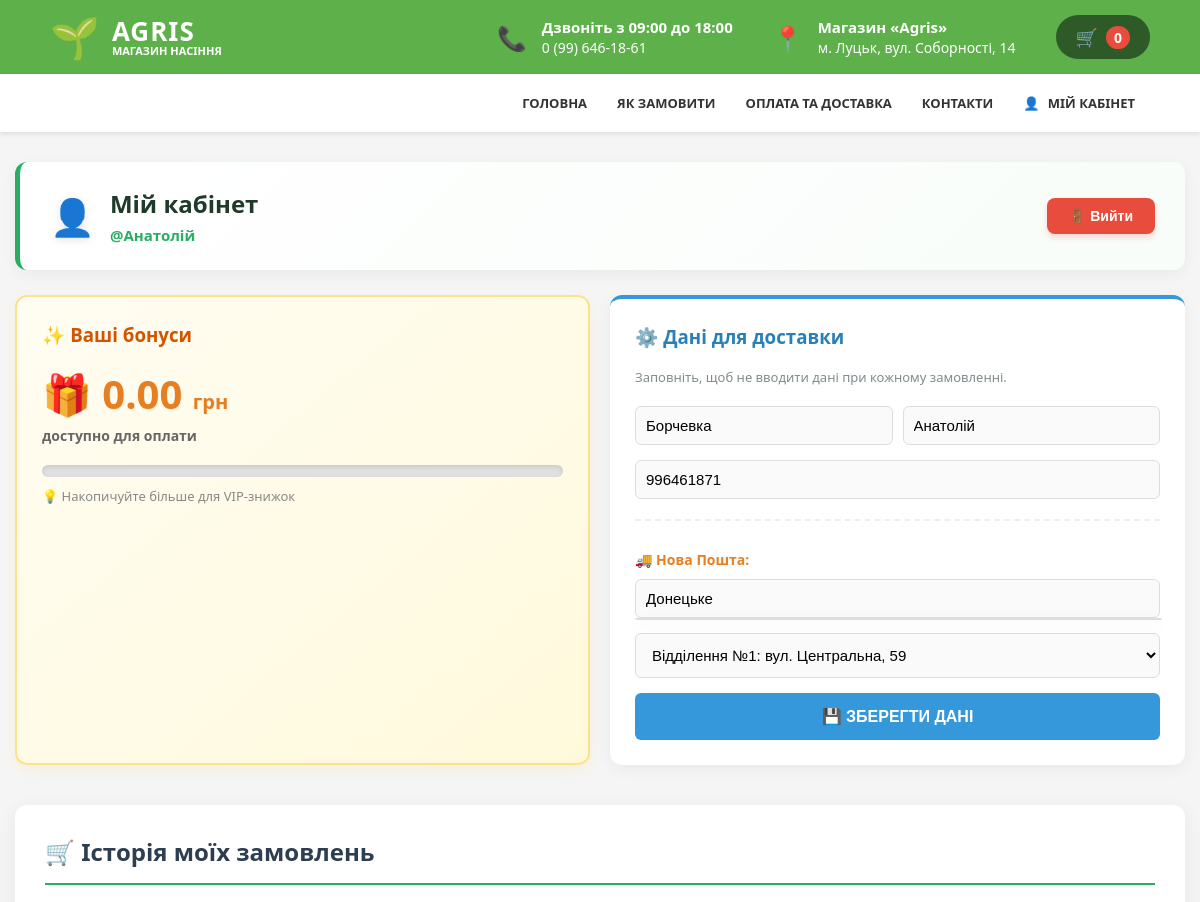
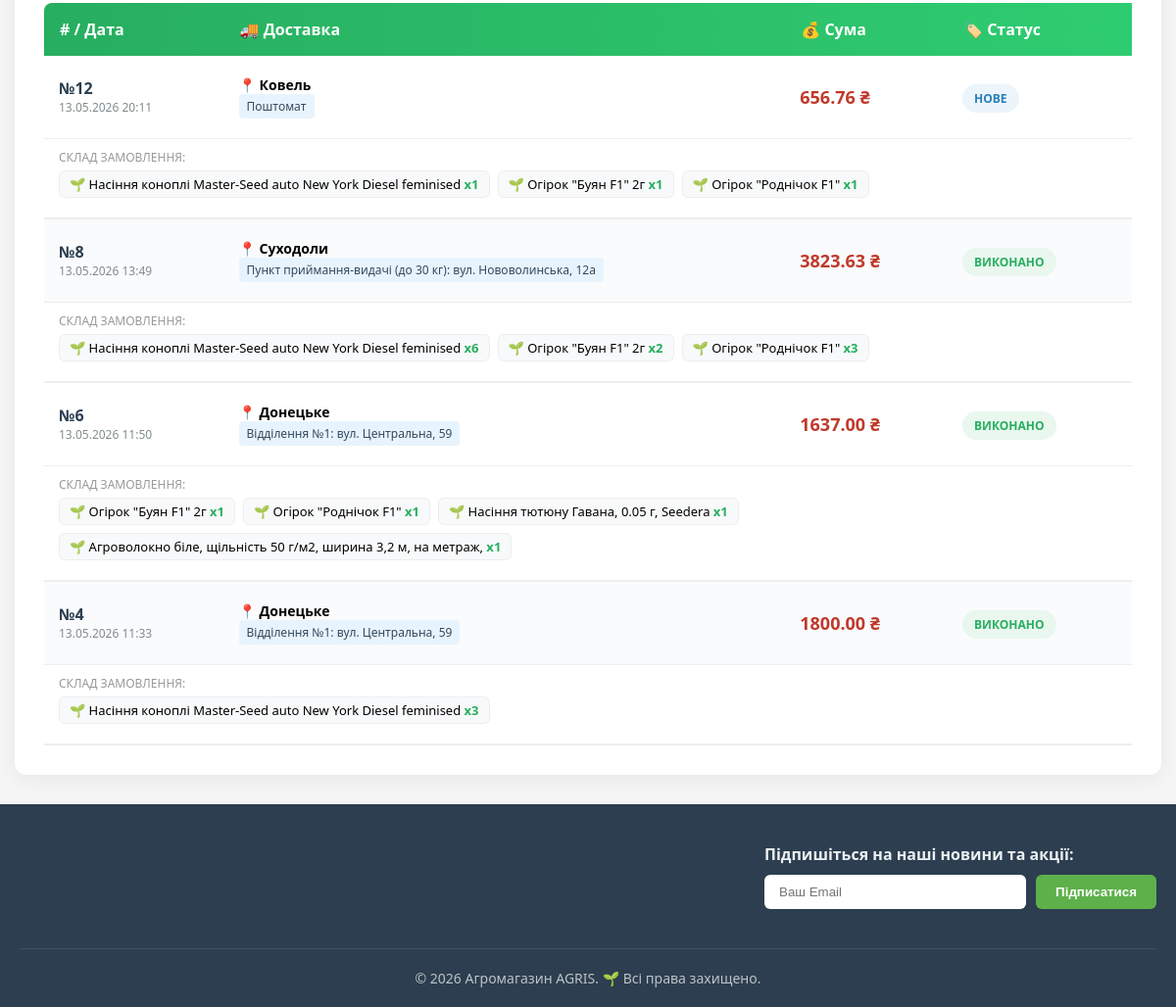
The page /cabinet/ (signed in) on the database its author committed (2 pictures, top to bottom).
### shop/models.py (models this page shows, shortened)
class Profile(models.Model):
    user = models.OneToOneField(User, on_delete=models.CASCADE, related_name='profile')
    bonuses = models.DecimalField(max_digits=10, decimal_places=2, default=0, verbose_name="Бонуси")
    first_name = models.CharField(max_length=50, blank=True, null=True, verbose_name="Ім'я")
    last_name = models.CharField(max_length=50, blank=True, null=True, verbose_name="Прізвище")
    middle_name = models.CharField(max_length=50, blank=True, null=True, verbose_name="По батькові")
    phone = models.CharField(max_length=20, blank=True, null=True, verbose_name="Телефон")
    city = models.CharField(max_length=100, blank=True, null=True, verbose_name="Місто")
    warehouse = models.CharField(max_length=255, blank=True, null=True, verbose_name="Відділення НП")
    index = models.CharField(max_length=20, blank=True, null=True, verbose_name="Індекс")

class Order(models.Model):
    STATUS_CHOICES = [('new', 'Нове'), ('sent', 'Відправлено'), ('done', 'Виконано')]
    user = models.ForeignKey(User, on_delete=models.CASCADE, verbose_name="Користувач")
    last_name = models.CharField(max_length=50, verbose_name="Прізвище")
    first_name = models.CharField(max_length=50, verbose_name="Ім'я")
    middle_name = models.CharField(max_length=50, blank=True, null=True, verbose_name="По батькові")
    phone = models.CharField(max_length=20, verbose_name="Телефон")
    city = models.CharField(max_length=100, verbose_name="Місто/Село")
    warehouse = models.CharField(max_length=255, verbose_name="Відділення")
    total_price = models.DecimalField(max_digits=10, decimal_places=2, verbose_name="Загальна сума")
    status = models.CharField(max_length=10, choices=STATUS_CHOICES, default='new', verbose_name="Статус")
    created_at = models.DateTimeField(auto_now_add=True, verbose_name="Дата")
    bonuses_awarded = models.BooleanField(default=False, verbose_name="Бонуси нараховано")
    class Meta:
        verbose_name = "Замовлення"
        verbose_name_plural = "Замовлення"

class OrderItem(models.Model):
    order = models.ForeignKey(Order, on_delete=models.CASCADE, related_name='items', verbose_name="Замовлення")
    product = models.ForeignKey(Product, on_delete=models.PROTECT, verbose_name="Товар")
    quantity = models.PositiveIntegerField(default=1, verbose_name="Кількість")
    price = models.DecimalField(max_digits=10, decimal_places=2, verbose_name="Ціна продажу")
    class Meta:
        verbose_name = "Товар у замовленні"
        verbose_name_plural = "Товари у замовленні"

class Product(models.Model):
    category = models.ForeignKey(Category, on_delete=models.CASCADE, verbose_name="Категорія")
    title = models.CharField(max_length=100, verbose_name="Назва товару")
    price = models.DecimalField(max_digits=10, decimal_places=2, verbose_name="Ціна")
    description = models.TextField(verbose_name="Опис товару", blank=True, null=True)
    image = models.ImageField(upload_to='products/', blank=True, null=True, verbose_name="Фото")
    created_at = models.DateTimeField(auto_now_add=True, verbose_name="Створено о")
    updated_at = models.DateTimeField(auto_now=True, verbose_name="Оновлено о")
    class Meta:
        verbose_name = "Товар"
        verbose_name_plural = "Товари"

### shop/views.py (the view)
# urls.py: path('cabinet/', views.cabinet, name='cabinet'),
@login_required
def cabinet(request):
    profile, _ = Profile.objects.get_or_create(user=request.user)
    if request.method == 'POST':
        profile_form = ProfileForm(request.POST, instance=profile)
        if profile_form.is_valid():
            profile_form.save()
            messages.success(request, 'Ваші дані збережено!')
            return redirect('cabinet')
    else:
        profile_form = ProfileForm(instance=profile)
    status_filter = request.GET.get('status')
    if request.user.is_staff:
        orders_list = Order.objects.all().prefetch_related('items__product')
    else:
        orders_list = Order.objects.filter(user=request.user).prefetch_related('items__product')
    if status_filter in ['new', 'sent', 'done']:
        orders_list = orders_list.filter(status=status_filter)
    orders_list = orders_list.order_by('-created_at')
    paginator = Paginator(orders_list, 5)
    page_number = request.GET.get('page')
    orders = paginator.get_page(page_number)
    ctx = base_context()
    ctx.update({
        'orders': orders,
        'profile': profile,
        'profile_form': profile_form,
        'current_status_filter': status_filter
    })
    return render(request, 'shop/cabinet.html', ctx)

### shop/forms.py
class NewsletterForm(forms.ModelForm):
    class Meta:
        model = Newsletter
        fields = ['email']
        widgets = {
            'email': forms.EmailInput(attrs={
                'class': 'newsletter-input',
                'placeholder': 'Ваш email...',
                'required': True
            }),
        }

### shop/views.py (called while the page is built)
def base_context():
    return {
        'categories': Category.objects.filter(parent=None).prefetch_related('subcategories'),
        'newsletter_form': NewsletterForm(),
    }

### shop/templates/shop/cabinet.html (shortened to what this page needs)
{% extends 'shop/base.html' %}
{% block content %}
<div class="cabinet-hero" style="background: linear-gradient(135deg, #fff, #f8fdf9); padding: 25px 30px; border-radius: 12px; box-shadow: 0 4px 15px rgba(0,0,0,0.05); border-left: 5px solid #27ae60; display: flex; justify-content: space-between; align-items: center; flex-wrap: wrap; gap: 15px; margin-bottom: 25px;">
    <div style="display: flex; align-items: center; gap: 15px;">
        <div style="font-size: 36px; filter: drop-shadow(0 2px 4px rgba(0,0,0,0.1));">{% if user.is_staff %}⚙️{% else %}👤{% endif %}</div>
        <div>
            <h1 style="margin: 0; font-size: 24px; color: #1e3a2b; font-weight: 800;">
                {% if user.is_staff %}Адмін-панель{% else %}Мій кабінет{% endif %}
            </h1>
            <p style="margin: 5px 0 0 0; color: #27ae60; font-size: 15px; font-weight: bold;">@{{ user.first_name|default:user.username }}</p>
        </div>
    </div>
    <form action="{% url 'logout' %}" method="post">
        <button type="submit" style="background: #e74c3c; color: white; padding: 10px 22px; border: none; border-radius: 8px; cursor: pointer; font-weight: bold; font-size: 14px; box-shadow: 0 4px 6px rgba(231, 76, 60, 0.2); transition: 0.2s;" onmouseover="this.style.background='#c0392b'; this.style.transform='translateY(-2px)'" onmouseout="this.style.background='#e74c3c'; this.style.transform='translateY(0)'">🚪 Вийти</button>
    </form>
</div>
{% if not user.is_staff %}
<div class="checkout-grid" style="display: grid; grid-template-columns: repeat(auto-fit, minmax(300px, 1fr)); gap: 20px; margin-bottom: 40px;">
    {% if user.profile %}
    <div style="background: linear-gradient(to bottom right, #fffdf2, #fff9dc); border: 2px solid #fce28b; padding: 25px; border-radius: 12px; box-shadow: 0 5px 15px rgba(241, 196, 15, 0.1);">
        <h3 style="margin-top: 0; color: #d35400;">✨ Ваші бонуси</h3>
        <div style="font-size: 40px; color: #e67e22; font-weight: 900; margin-bottom: 5px; text-shadow: 1px 1px 0px rgba(0,0,0,0.05);">🎁 {{ user.profile.bonuses }} <span style="font-size: 20px;">грн</span></div>
        <div style="color: #666; margin-bottom: 20px; font-size: 14px; font-weight: bold;">доступно для оплати</div>
        {% with total=user.profile.bonuses %}
        <div>
            <div style="background: #e0e0e0; border-radius: 10px; height: 12px; overflow: hidden; margin-bottom: 10px; box-shadow: inset 0 2px 4px rgba(0,0,0,0.1);">
            </div>
            {% if total < 500 %}
                <p style="font-size: 13px; color: #888; margin: 0;">💡 Накопичуйте більше для VIP-знижок</p>
            {% else %}
                <p style="font-size: 14px; color: #d35400; font-weight: 800; margin: 0;">🏆 VIP статус активовано! Знижка 10%</p>
            {% endif %}
        </div>
        {% endwith %}
    </div>
    {% endif %}
    <div style="background: white; padding: 25px; border-radius: 12px; box-shadow: 0 4px 15px rgba(0,0,0,0.05); border-top: 4px solid #3498db;">
        <h3 style="margin-top: 0; color: #2980b9;">⚙️ Дані для доставки</h3>
        <p style="font-size: 13px; color: #7f8c8d; margin-bottom: 20px;">Заповніть, щоб не вводити дані при кожному замовленні.</p>
        <form method="post" action="{% url 'cabinet' %}">
            <div style="display: flex; gap: 10px; margin-bottom: 15px;">
                <div style="flex: 1;">{{ profile_form.last_name }}</div>
                <div style="flex: 1;">{{ profile_form.first_name }}</div>
            </div>
            <div style="margin-bottom: 15px;">{{ profile_form.phone }}</div>
            <div style="border-top: 2px dashed #eee; margin: 20px 0 15px 0; padding-top: 15px;">
                <p style="font-size: 14px; font-weight: bold; margin-bottom: 10px; color: #e67e22;">🚚 Нова Пошта:</p>
                <div style="position:relative; margin-bottom: 15px;">
                    {{ profile_form.city }}
                    <div id="city-suggestions" class="suggestions-box"></div>
                </div>
                <div style="margin-bottom: 15px;">
                    <select id="warehouse-select" class="modern-input" style="width: 100%; padding: 12px; border: 1px solid #ddd; border-radius: 6px;">
                        {% if user.profile.warehouse %}
                            <option value="{{ user.profile.warehouse }}">{{ user.profile.warehouse }}</option>
                        {% else %}
                            <option value="">Спочатку оберіть місто</option>
                        {% endif %}
                    </select>
                </div>
            </div>
            <button type="submit" style="width: 100%; background: #3498db; color: white; padding: 14px; border: none; border-radius: 6px; font-weight: bold; font-size: 16px; cursor: pointer; transition: background 0.3s;" onmouseover="this.style.background='#2980b9'" onmouseout="this.style.background='#3498db'">💾 ЗБЕРЕГТИ ДАНІ</button>
        </form>
    </div>
</div>
{% endif %}
<div style="background: white; padding: 30px; border-radius: 12px; box-shadow: 0 4px 20px rgba(0,0,0,0.06);">
    <h2 style="margin-top: 0; color: #2c3e50; border-bottom: 2px solid #27ae60; padding-bottom: 15px; margin-bottom: 20px;">
        {% if user.is_staff %}📦 Всі замовлення магазину{% else %}🛒 Історія моїх замовлень{% endif %}
    </h2>
    {% if orders %}
        <div style="overflow-x: auto;">
        <table style="width: 100%; border-collapse: separate; border-spacing: 0; text-align: left; min-width: 800px;">
            <thead>
                <tr style="background: linear-gradient(90deg, #27ae60, #2ecc71); color: white;">
                    <th style="padding: 16px; border-radius: 8px 0 0 0;"># / Дата</th>
                    <th style="padding: 16px;">🚚 Доставка</th>
                    <th style="padding: 16px;">💰 Сума</th>
                    <th style="padding: 16px;">🏷️ Статус</th>
                </tr>
            </thead>
            <tbody>
                {% for order in orders %}
                <tr style="background: {% cycle '#ffffff' '#fafbfc' %};">
                    <td style="padding: 20px 15px; border-bottom: 1px solid #eee;">
                        <div style="font-size: 16px; font-weight: 800; color: #2c3e50;">№{{ order.id }}</div>
                        <div style="color: #7f8c8d; font-size: 12px;">{{ order.created_at|date:"d.m.Y H:i" }}</div>
                    </td>
                    <td style="padding: 20px 15px; border-bottom: 1px solid #eee;">
                        <div style="font-size: 14px; font-weight: bold;">📍 {{ order.city }}</div>
                        <div style="font-size: 12px; color: #34495e; background: #e8f4fd; padding: 4px 8px; border-radius: 4px; display: inline-block;">
                            {{ order.warehouse }}
                        </div>
                    </td>
                    <td style="padding: 20px 15px; border-bottom: 1px solid #eee;">
                        <strong style="color: #c0392b; font-size: 18px;">{{ order.total_price }} ₴</strong>
                    </td>
                    <td style="padding: 20px 15px; border-bottom: 1px solid #eee;">
                        <span style="padding: 6px 12px; border-radius: 20px; font-size: 12px; font-weight: 800;
                            {% if order.status == 'new' %}background: #ebf5fb; color: #2980b9;
                            {% elif order.status == 'sent' %}background: #fdf2e9; color: #d35400;
                            {% else %}background: #e9f7ef; color: #27ae60;{% endif %}">
                            {{ order.get_status_display|upper }}
                        </span>
                    </td>
                </tr>
                <tr>
                    <td colspan="{% if user.is_staff %}6{% else %}5{% endif %}" style="padding: 10px 15px 20px 15px; background: #fff; border-bottom: 2px solid #eee;">
                        <div style="font-size: 12px; color: #999; margin-bottom: 5px;">СКЛАД ЗАМОВЛЕННЯ:</div>
                        <div style="display: flex; flex-wrap: wrap; gap: 8px;">
                            {% for item in order.items.all %}
                                <div style="background: #f8f9fa; border: 1px solid #eee; padding: 4px 10px; border-radius: 6px; font-size: 13px;">
                                    🌱 {{ item.product.title }} <span style="color: #27ae60; font-weight: bold;">x{{ item.quantity }}</span>
                                </div>
                            {% endfor %}
                        </div>
                    </td>
                </tr>
                {% endfor %}
            </tbody>
        </table>
        </div>
    {% else %}
        <div style="text-align: center; padding: 40px;">
            <p style="color: #7f8c8d;">Замовлень не знайдено.</p>
        </div>
    {% endif %}
</div>
{% endblock %}

### shop/static/shop/css/style.css (style rules this page uses)
:root { --agro-green: #5eb14a; --dark-green: #2d5a27; --text-gray: #333; }
body { font-family: 'Segoe UI', Arial, sans-serif; margin: 0; background-color: #f5f5f5; display: flex; flex-direction: column; min-height: 100vh; }
.cabinet-hero { display: flex; justify-content: space-between; align-items: flex-start; background: white; padding: 30px; border-radius: 12px; box-shadow: 0 4px 15px rgba(0,0,0,0.05); margin-bottom: 30px; flex-wrap: wrap; gap: 20px; }
.checkout-grid { display: grid; grid-template-columns: 1fr 1.5fr; gap: 30px; max-width: 1200px; margin: 0 auto; }
.modern-input { width: 100%; padding: 12px 15px; border: 2px solid #f0f0f0; border-radius: 10px; font-size: 15px; box-sizing: border-box; transition: 0.3s; background: #fafafa; }
.suggestions-box, .autocomplete-suggestions { position: absolute; top: 100%; left: 0; width: 100%; background: #ffffff; border: 1px solid #e0e0e0; border-radius: 8px; z-index: 9999; max-height: 250px; overflow-y: auto; box-shadow: 0 4px 15px rgba(0,0,0,0.1); }

### shop/templates/shop/cabinet.html (style rules this page uses)
.suggestions-box { position: absolute; top: 100%; left: 0; right: 0; background: white; border: 1px solid #ddd; z-index: 1000; max-height: 200px; overflow-y: auto; }
.modern-input { border: 1px solid #ddd; padding: 10px; border-radius: 6px; width: 100%; box-sizing: border-box; }

### rows shown on the page
Profile: last_name "Борчевка", first_name "Анатолій", phone "996461871", city "Донецьке"
Order: id "12", created_at "13.05.2026 20:11", city "Ковель", warehouse "Поштомат", total_price "656.76", status "НОВЕ"
OrderItem: product "Насіння коноплі Master-Seed auto New York Diesel feminised", quantity "1"
OrderItem: product "Огірок \"Буян F1\" 2г", quantity "1"
OrderItem: product "Огiрок \"Роднічок F1\"", quantity "1"
Order: id "8", created_at "13.05.2026 13:49", city "Суходоли", warehouse "Пункт приймання-видачі (до 30 кг): вул. Нововолинська, 12а", total_price "3823.63", status "ВИКОНАНО"
OrderItem: product "Насіння коноплі Master-Seed auto New York Diesel feminised", quantity "6"
OrderItem: product "Огірок \"Буян F1\" 2г", quantity "2"
OrderItem: product "Огiрок \"Роднічок F1\"", quantity "3"
Order: id "6", created_at "13.05.2026 11:50", city "Донецьке", warehouse "Відділення №1: вул. Центральна, 59", total_price "1637.00", status "ВИКОНАНО"
OrderItem: product "Огірок \"Буян F1\" 2г", quantity "1"
OrderItem: product "Огiрок \"Роднічок F1\"", quantity "1"
OrderItem: product "Насіння тютюну Гавана, 0.05 г, Seedera", quantity "1"
OrderItem: product "Агроволокно біле, щільність 50 г/м2, ширина 3,2 м, на метраж,", quantity "1"
Order: id "4", created_at "13.05.2026 11:33", city "Донецьке", warehouse "Відділення №1: вул. Центральна, 59", total_price "1800.00", status "ВИКОНАНО"
OrderItem: product "Насіння коноплі Master-Seed auto New York Diesel feminised", quantity "3"

### other values the page prints
{{ request.session.cart|length|default:"0" }} "0"
{{ user.first_name|default:user.username }} "Анатолій"
{{ user.profile.bonuses }} "0.00"
